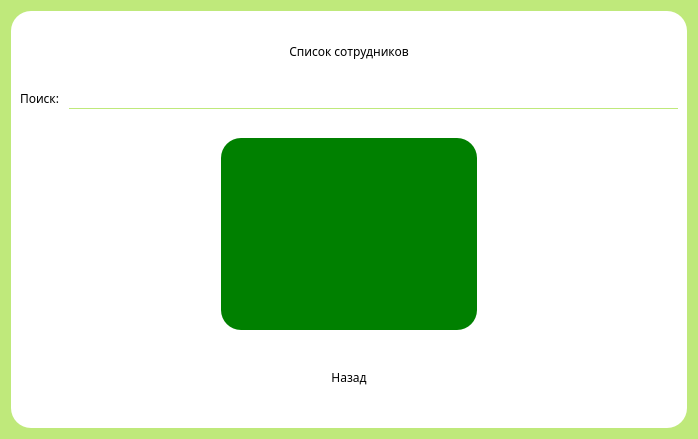
<?xml version="1.0" encoding="UTF-8"?>
<ui version="4.0">
 <class>Dialog</class>
 <widget class="QDialog" name="Dialog">
  <property name="geometry">
   <rect>
    <x>0</x>
    <y>0</y>
    <width>698</width>
    <height>439</height>
   </rect>
  </property>
  <property name="windowTitle">
   <string>Dialog</string>
  </property>
  <property name="styleSheet">
   <string notr="true">background-color: 	rgb(191, 233, 123);
font-family: Myanmar Text;</string>
  </property>
  <layout class="QVBoxLayout" name="verticalLayout_4">
   <item>
    <widget class="QFrame" name="frame">
     <property name="focusPolicy">
      <enum>Qt::FocusPolicy::NoFocus</enum>
     </property>
     <property name="styleSheet">
      <string notr="true">background-color: white;
border-radius: 20px;</string>
     </property>
     <property name="frameShape">
      <enum>QFrame::Shape::StyledPanel</enum>
     </property>
     <property name="frameShadow">
      <enum>QFrame::Shadow::Raised</enum>
     </property>
     <layout class="QVBoxLayout" name="verticalLayout">
      <item alignment="Qt::AlignmentFlag::AlignHCenter">
       <widget class="QLabel" name="WindowTitle">
        <property name="sizePolicy">
         <sizepolicy hsizetype="Fixed" vsizetype="Fixed">
          <horstretch>0</horstretch>
          <verstretch>0</verstretch>
         </sizepolicy>
        </property>
        <property name="styleSheet">
         <string notr="true"/>
        </property>
        <property name="text">
         <string>Список сотрудников</string>
        </property>
        <property name="alignment">
         <set>Qt::AlignmentFlag::AlignCenter</set>
        </property>
       </widget>
      </item>
      <item>
       <layout class="QHBoxLayout" name="SearchEmployeeBlock">
        <item>
         <widget class="QLabel" name="SearchEmployeeLabel">
          <property name="sizePolicy">
           <sizepolicy hsizetype="Fixed" vsizetype="Fixed">
            <horstretch>0</horstretch>
            <verstretch>0</verstretch>
           </sizepolicy>
          </property>
          <property name="text">
           <string>Поиск: </string>
          </property>
         </widget>
        </item>
        <item>
         <widget class="QLineEdit" name="SearchEmployeeInput">
          <property name="sizePolicy">
           <sizepolicy hsizetype="Expanding" vsizetype="Fixed">
            <horstretch>0</horstretch>
            <verstretch>0</verstretch>
           </sizepolicy>
          </property>
          <property name="styleSheet">
           <string notr="true">border-bottom: 1px solid rgb(191, 233, 123);</string>
          </property>
         </widget>
        </item>
       </layout>
      </item>
      <item alignment="Qt::AlignmentFlag::AlignHCenter">
       <widget class="QTableView" name="EmployeesTable">
        <property name="sizePolicy">
         <sizepolicy hsizetype="Fixed" vsizetype="Fixed">
          <horstretch>0</horstretch>
          <verstretch>0</verstretch>
         </sizepolicy>
        </property>
        <property name="styleSheet">
         <string notr="true">background-color: green;
</string>
        </property>
       </widget>
      </item>
      <item alignment="Qt::AlignmentFlag::AlignHCenter">
       <widget class="QPushButton" name="ReturnButton">
        <property name="sizePolicy">
         <sizepolicy hsizetype="Fixed" vsizetype="Fixed">
          <horstretch>0</horstretch>
          <verstretch>0</verstretch>
         </sizepolicy>
        </property>
        <property name="styleSheet">
         <string notr="true">QPushButton {
border-radius: 10;
background-color: '#bfe97b';
padding: 10px  50px;
}

QPushButton:hover {
background-color: #a7ca6b;
}</string>
        </property>
        <property name="text">
         <string>Назад</string>
        </property>
        <property name="autoDefault">
         <bool>true</bool>
        </property>
        <property name="default">
         <bool>false</bool>
        </property>
        <property name="flat">
         <bool>false</bool>
        </property>
       </widget>
      </item>
     </layout>
    </widget>
   </item>
  </layout>
 </widget>
 <resources/>
 <connections/>
</ui>
